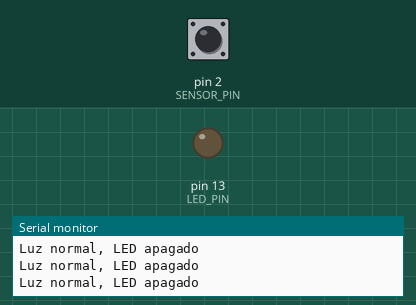
Recording of a sketch running on a simulated Arduino Uno, built with avr-gcc and run on an emulated ATmega328P. On the bench: output pins drawn as LEDs (lit = HIGH), the last lines printed to the serial monitor. The test bench sets the inputs (shaded band); at power-on: pin 2 (SENSOR_PIN) LOW.

Above: at 1.2 s.
1.3 s: pin 2 (SENSOR_PIN) pulsed HIGH 2 times (0.12 s each, 0.3 s apart)
At 2.1 s:
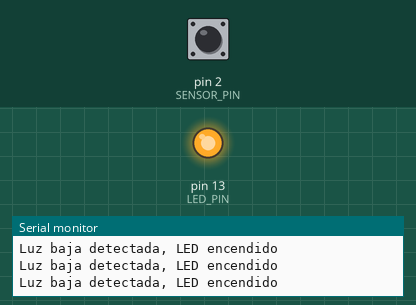
3.4 s: pin 2 (SENSOR_PIN) driven HIGH
At 4.6 s:
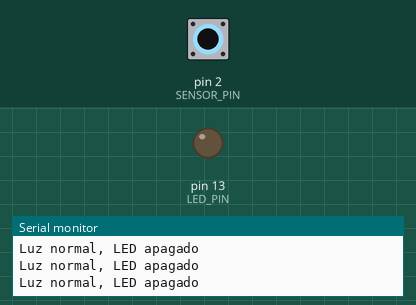
4.9 s: pin 2 (SENSOR_PIN) driven LOW
At 6.0 s:
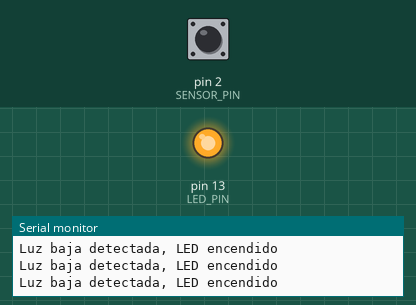
Timing chart, 0 to 7.9 s (numbered marks = the images above; inputs shaded):
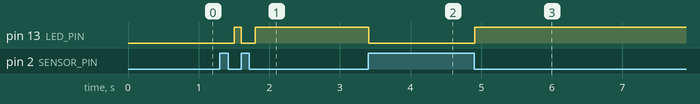

Measured:
- after the input at 1.3 s, pin 13 (LED_PIN): LOW → HIGH after 0.20 s, → LOW 0.10 s later, → HIGH 0.20 s later
- after the input at 3.4 s, pin 13 (LED_PIN): HIGH → LOW at once
- after the input at 4.9 s, pin 13 (LED_PIN): LOW → HIGH at once

The sketch:

interrupt.ino
```cpp
#define SENSOR_PIN 2  // Pin digital conectado al DO del módulo fotorresistencia
#define LED_PIN 13    // LED indicador

volatile bool luzDetectada = false;  // Variable compartida entre la interrupción y el loop

// Función de interrupción
void detectarCambioLuz() {
    luzDetectada = digitalRead(SENSOR_PIN) == LOW;  // Si el sensor activa LOW, es baja luz
}

void setup() {
    pinMode(SENSOR_PIN, INPUT);
    pinMode(LED_PIN, OUTPUT);

    // Configurar la interrupción en el pin 2, activada por cualquier cambio (LOW a HIGH o HIGH a LOW)
    attachInterrupt(digitalPinToInterrupt(SENSOR_PIN), detectarCambioLuz, CHANGE);

    Serial.begin(9600);
}

void loop() {
    if (luzDetectada) {
        digitalWrite(LED_PIN, HIGH);
        Serial.println("Luz baja detectada, LED encendido");
    } else {
        digitalWrite(LED_PIN, LOW);
        Serial.println("Luz normal, LED apagado");
    }

    delay(100); // Pequeña pausa para estabilidad
}
```
